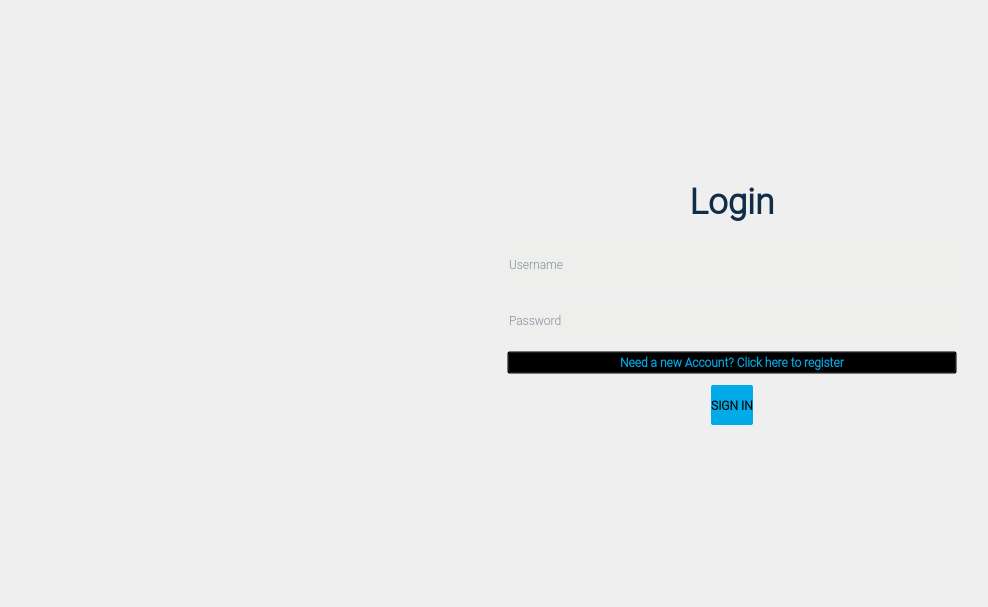
  <widget class="QWidget" name="login_page">
   <property name="font">
    <font>
     <family>Roboto Light</family>
    </font>
   </property>
   <layout class="QVBoxLayout" name="verticalLayout_14">
    <item>
     <spacer name="verticalSpacer_6">
      <property name="orientation">
       <enum>Qt::Vertical</enum>
      </property>
      <property name="sizeType">
       <enum>QSizePolicy::Maximum</enum>
      </property>
      <property name="sizeHint" stdset="0">
       <size>
        <width>20</width>
        <height>90</height>
       </size>
      </property>
     </spacer>
    </item>
    <item>
     <layout class="QHBoxLayout" name="horizontalLayout_5">
      <item>
       <spacer name="horizontalSpacer_5">
        <property name="orientation">
         <enum>Qt::Horizontal</enum>
        </property>
        <property name="sizeHint" stdset="0">
         <size>
          <width>40</width>
          <height>20</height>
         </size>
        </property>
       </spacer>
      </item>
      <item>
       <layout class="QVBoxLayout" name="verticalLayout_12">
        <item>
         <spacer name="verticalSpacer_8">
          <property name="orientation">
           <enum>Qt::Vertical</enum>
          </property>
          <property name="sizeHint" stdset="0">
           <size>
            <width>20</width>
            <height>40</height>
           </size>
          </property>
         </spacer>
        </item>
        <item>
         <widget class="QLabel" name="label_image_login">
          <property name="minimumSize">
           <size>
            <width>350</width>
            <height>330</height>
           </size>
          </property>
          <property name="maximumSize">
           <size>
            <width>350</width>
            <height>330</height>
           </size>
          </property>
          <property name="styleSheet">
           <string notr="true">background-color: transparent;</string>
          </property>
          <property name="text">
           <string/>
          </property>
          <property name="pixmap">
           <pixmap resource="resource.qrc">:/images/collaboration.png</pixmap>
          </property>
          <property name="scaledContents">
           <bool>true</bool>
          </property>
         </widget>
        </item>
        <item>
         <spacer name="verticalSpacer_9">
          <property name="orientation">
           <enum>Qt::Vertical</enum>
          </property>
          <property name="sizeHint" stdset="0">
           <size>
            <width>20</width>
            <height>40</height>
           </size>
          </property>
         </spacer>
        </item>
       </layout>
      </item>
      <item>
       <spacer name="horizontalSpacer_6">
        <property name="orientation">
         <enum>Qt::Horizontal</enum>
        </property>
        <property name="sizeType">
         <enum>QSizePolicy::Fixed</enum>
        </property>
        <property name="sizeHint" stdset="0">
         <size>
          <width>100</width>
          <height>20</height>
         </size>
        </property>
       </spacer>
      </item>
      <item>
       <layout class="QVBoxLayout" name="verticalLayout_11">
        <item>
         <layout class="QVBoxLayout" name="verticalLayout_10">
          <item>
           <spacer name="verticalSpacer_3">
            <property name="orientation">
             <enum>Qt::Vertical</enum>
            </property>
            <property name="sizeType">
             <enum>QSizePolicy::Expanding</enum>
            </property>
            <property name="sizeHint" stdset="0">
             <size>
              <width>20</width>
              <height>80</height>
             </size>
            </property>
           </spacer>
          </item>
          <item>
           <widget class="QLabel" name="login_label">
            <property name="font">
             <font>
              <family>Roboto Light</family>
             </font>
            </property>
            <property name="styleSheet">
             <string notr="true">background-color: transparent;
color:  #102E4A;</string>
            </property>
            <property name="text">
             <string>&lt;html&gt;&lt;head/&gt;&lt;body&gt;&lt;p align=&quot;center&quot;&gt;&lt;span style=&quot; font-size:26pt; font-weight:600;&quot;&gt;Login&lt;/span&gt;&lt;/p&gt;&lt;/body&gt;&lt;/html&gt;</string>
            </property>
           </widget>
          </item>
          <item>
           <spacer name="verticalSpacer_2">
            <property name="orientation">
             <enum>Qt::Vertical</enum>
            </property>
            <property name="sizeType">
             <enum>QSizePolicy::Maximum</enum>
            </property>
            <property name="sizeHint" stdset="0">
             <size>
              <width>20</width>
              <height>10</height>
             </size>
            </property>
           </spacer>
          </item>
          <item>
           <widget class="QLineEdit" name="login_email_lineEdit">
            <property name="minimumSize">
             <size>
              <width>250</width>
              <height>50</height>
             </size>
            </property>
            <property name="maximumSize">
             <size>
              <width>500</width>
              <height>50</height>
             </size>
            </property>
            <property name="font">
             <font>
              <family>Roboto Light</family>
             </font>
            </property>
            <property name="styleSheet">
             <string notr="true"> border-radius: 2px;
background-color: rgb(238, 238, 236);
color:  #102E4A;</string>
            </property>
            <property name="placeholderText">
             <string>Username</string>
            </property>
           </widget>
          </item>
          <item>
           <widget class="QLineEdit" name="login_password_lineEdit">
            <property name="minimumSize">
             <size>
              <width>250</width>
              <height>50</height>
             </size>
            </property>
            <property name="maximumSize">
             <size>
              <width>500</width>
              <height>50</height>
             </size>
            </property>
            <property name="font">
             <font>
              <family>Roboto Light</family>
             </font>
            </property>
            <property name="styleSheet">
             <string notr="true"> border-radius: 2px;
background-color: rgb(238, 238, 236);
color:  #102E4A;</string>
            </property>
            <property name="placeholderText">
             <string>Password</string>
            </property>
           </widget>
          </item>
          <item>
           <widget class="QPushButton" name="login_signup_pushButton">
            <property name="sizePolicy">
             <sizepolicy hsizetype="Minimum" vsizetype="Preferred">
              <horstretch>0</horstretch>
              <verstretch>0</verstretch>
             </sizepolicy>
            </property>
            <property name="minimumSize">
             <size>
              <width>450</width>
              <height>0</height>
             </size>
            </property>
            <property name="font">
             <font>
              <family>Roboto Light</family>
              <weight>87</weight>
              <bold>true</bold>
             </font>
            </property>
            <property name="cursor">
             <cursorShape>PointingHandCursor</cursorShape>
            </property>
            <property name="styleSheet">
             <string notr="true">background: transparent;
color:  #00ABE7;
</string>
            </property>
            <property name="text">
             <string>Need a new Account? Click here to register</string>
            </property>
           </widget>
          </item>
         </layout>
        </item>
        <item>
         <layout class="QVBoxLayout" name="verticalLayout_9">
          <item>
           <layout class="QHBoxLayout" name="horizontalLayout">
            <item>
             <spacer name="horizontalSpacer">
              <property name="orientation">
               <enum>Qt::Horizontal</enum>
              </property>
              <property name="sizeHint" stdset="0">
               <size>
                <width>40</width>
                <height>20</height>
               </size>
              </property>
             </spacer>
            </item>
            <item>
             <widget class="QPushButton" name="login_signin_pushButton">
              <property name="minimumSize">
               <size>
                <width>0</width>
                <height>45</height>
               </size>
              </property>
              <property name="maximumSize">
               <size>
                <width>16777215</width>
                <height>45</height>
               </size>
              </property>
              <property name="font">
               <font>
                <family>Roboto Light</family>
                <weight>87</weight>
                <bold>true</bold>
               </font>
              </property>
              <property name="cursor">
               <cursorShape>PointingHandCursor</cursorShape>
              </property>
              <property name="styleSheet">
               <string notr="true">border-radius: 2px;
margin-top: 5px;
background-color:  #00ABE7;
</string>
              </property>
              <property name="text">
               <string>SIGN IN</string>
              </property>
             </widget>
            </item>
            <item>
             <spacer name="horizontalSpacer_2">
              <property name="orientation">
               <enum>Qt::Horizontal</enum>
              </property>
              <property name="sizeHint" stdset="0">
               <size>
                <width>40</width>
                <height>20</height>
               </size>
              </property>
             </spacer>
            </item>
           </layout>
          </item>
          <item>
           <spacer name="verticalSpacer_4">
            <property name="orientation">
             <enum>Qt::Vertical</enum>
            </property>
            <property name="sizeHint" stdset="0">
             <size>
              <width>20</width>
              <height>40</height>
             </size>
            </property>
           </spacer>
          </item>
         </layout>
        </item>
       </layout>
      </item>
      <item>
       <spacer name="horizontalSpacer_9">
        <property name="orientation">
         <enum>Qt::Horizontal</enum>
        </property>
        <property name="sizeType">
         <enum>QSizePolicy::Expanding</enum>
        </property>
        <property name="sizeHint" stdset="0">
         <size>
          <width>20</width>
          <height>20</height>
         </size>
        </property>
       </spacer>
      </item>
     </layout>
    </item>
    <item>
     <spacer name="verticalSpacer_7">
      <property name="orientation">
       <enum>Qt::Vertical</enum>
      </property>
      <property name="sizeHint" stdset="0">
       <size>
        <width>20</width>
        <height>85</height>
       </size>
      </property>
     </spacer>
    </item>
   </layout>
  </widget>
